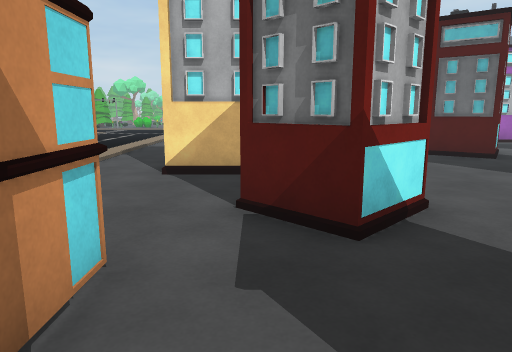
View 1 (above)

24 first-person views from a walk through a 3-D level made in the Unity game engine. The camera is 1.4 m above the floor, tilts 10° down and sees 70° across. The floor is counted in squares, 1 m on a side. Each view is taken from the middle of a square. On the plan, view 1 faces up. The plan holds only what a view shows up to about 16 squares ahead; the rest is blank. The place goes on beyond the plan. The player character is not drawn. Some surface patterns are stand-ins.

View 2
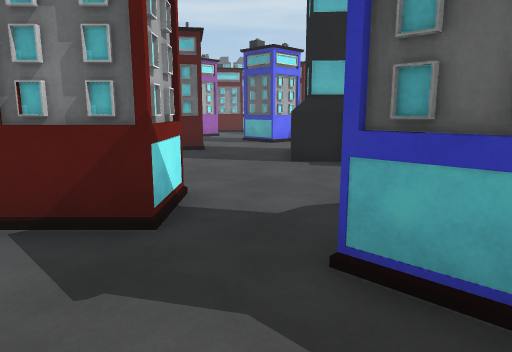

View 3
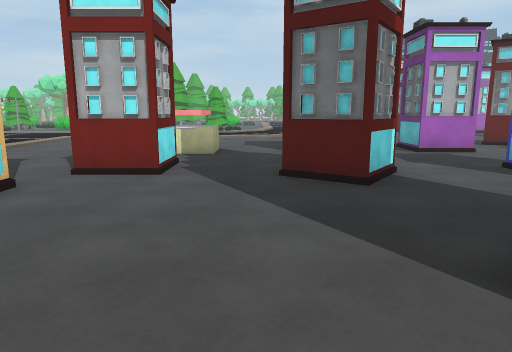

View 4
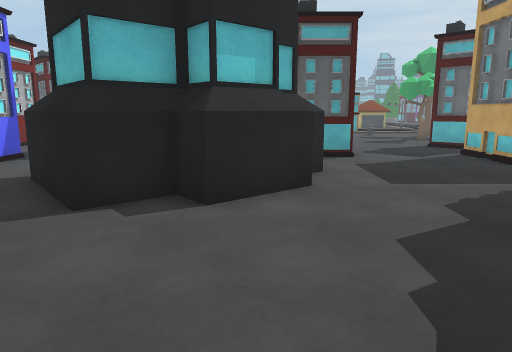

View 5
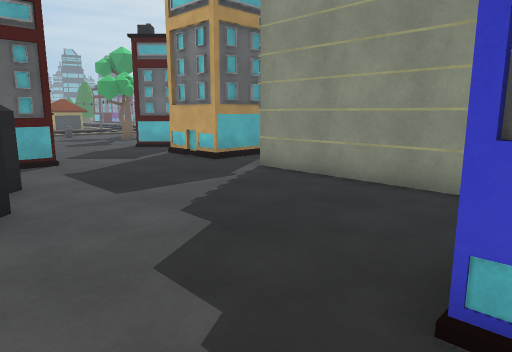

View 6
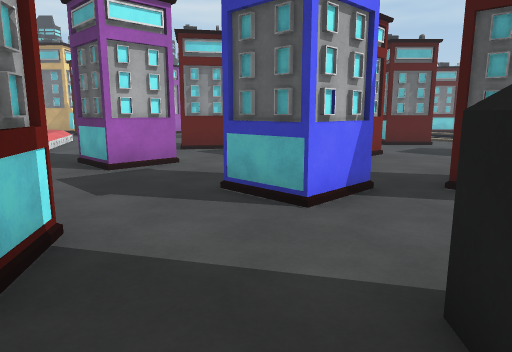

View 7
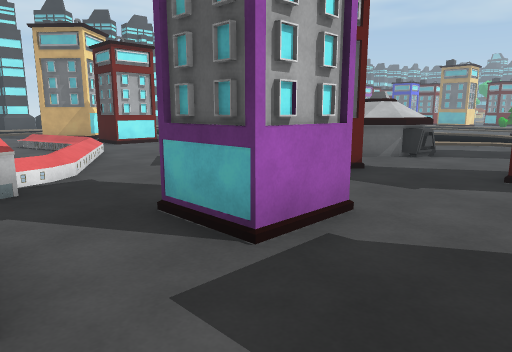

View 8
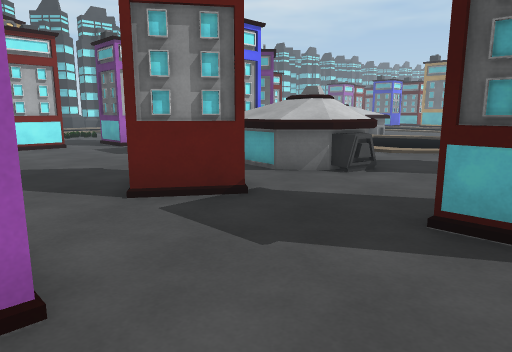

View 9
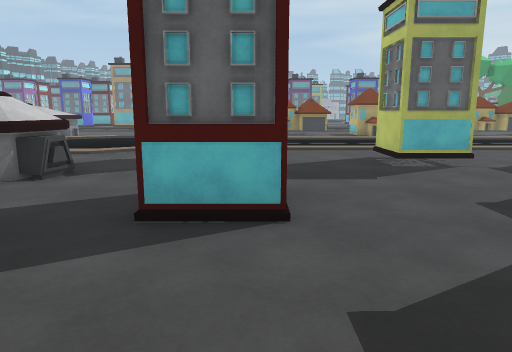

View 10
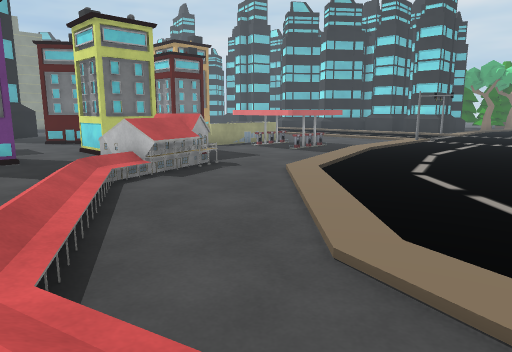

View 11
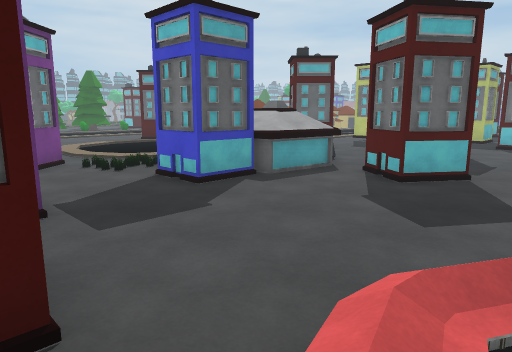

View 12
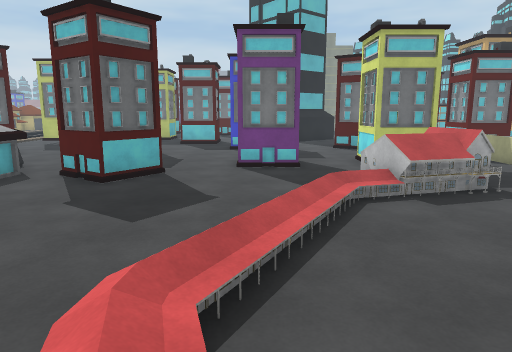

View 13
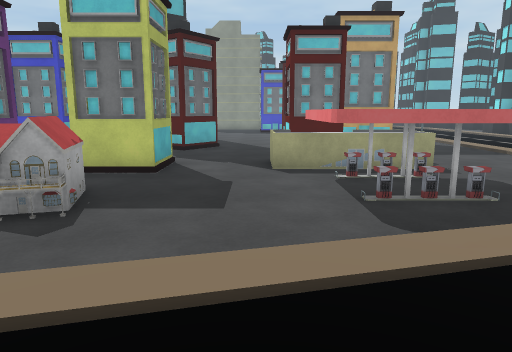

View 14
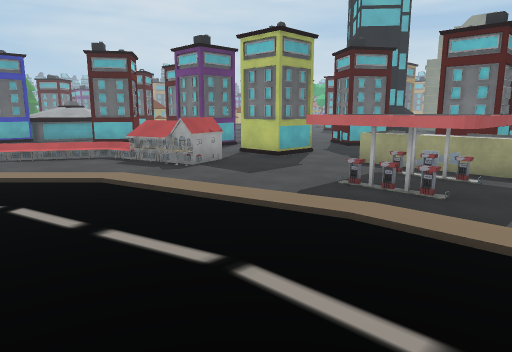

View 15
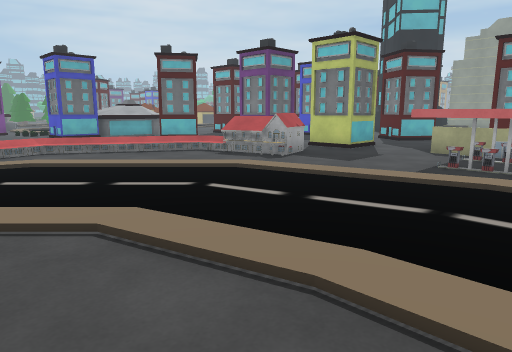

View 16
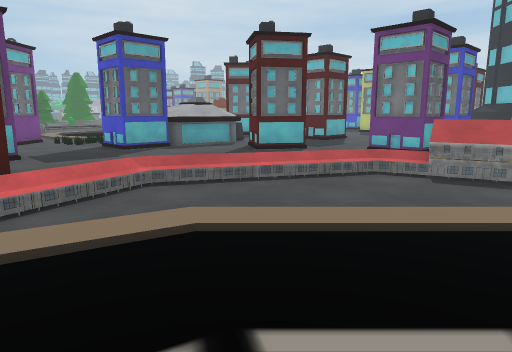

View 17
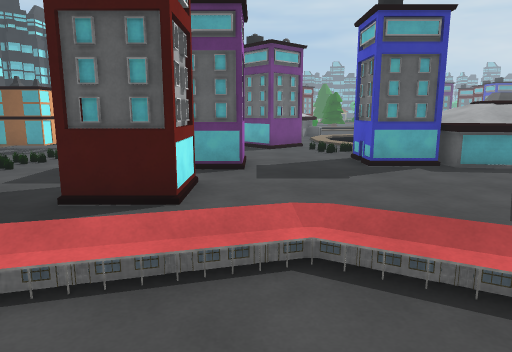

View 18
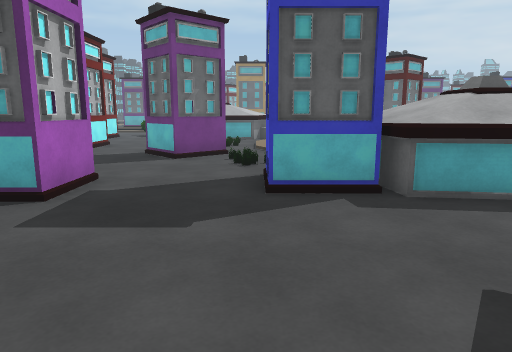

View 19
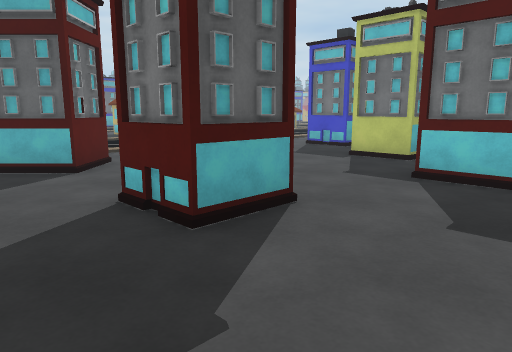

View 20
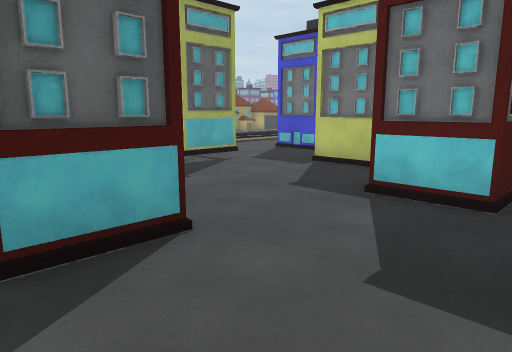

View 21
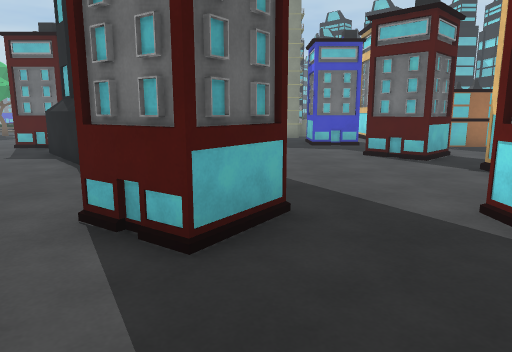

View 22
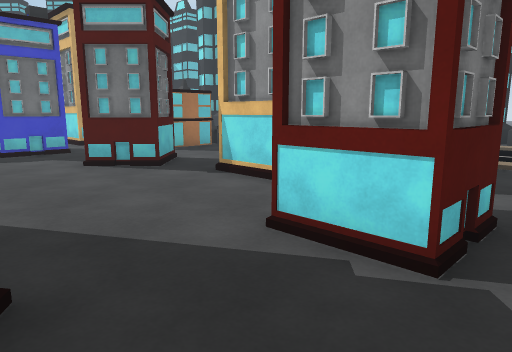

View 23
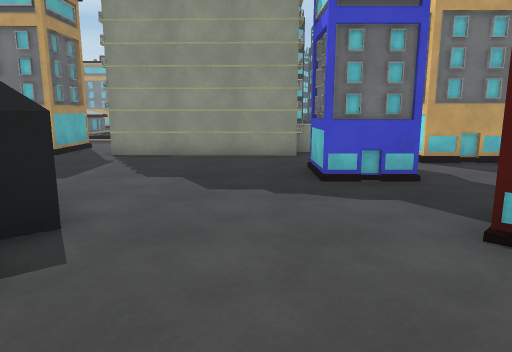

View 24
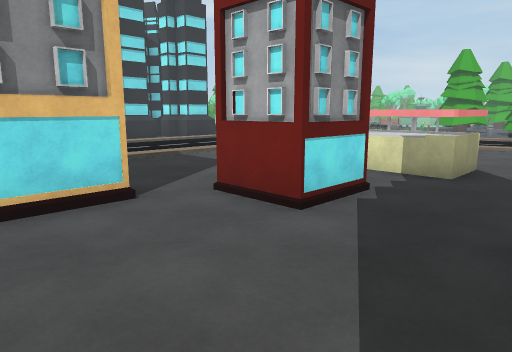

### Floor plan
Key: @ floor where view 1 was taken; # wall or solid block; . floor; / step, stairs or slope; = window, fence, low wall or low ledge; ^ raised ledge; B building; O other object.
Columns run from 2 left of view 1 to 29 right of it. Each row starts with its distance up from view 1.
 31  . ..   .       .O          .OO.
 30   ......... ..//.# O.O    ......
 29  .............//.OO..##....O..
 28 .............../.....OO....#
 27 ..............//..........O#O O
 26 ..............O/...........O...
 25 ............./O.......OO.O...//
 24 .............//......O  .. /...
 23 ...........=//.......O#O
 22  .OOO....=^^/........OOOO
 21  .OOOO...=^^......#..OOO    ...
 20  .O  O...........##OOOOO  /....
 19 ..OOOO...........O#O.OOOO./...
 18 ..OOOO...##..##.......O..../.
 17 ..OOOO...#O..O#.............
 16 ..OOOO...................#O
 15 ..  ...............##...O#
 14 ...#OO.............#O....#
 13 ...O O..O#O..O#O............
 12 ...#OO..O##..O# ...............
 11 OOO......#....#O...............
 10 O O.............O#O.....O#.....
  9   O............ O  .....##
  8 OOO........##..    .....OO
  7 ..........####..   O#O.....
  6 ...#O.....#  #^..  O  ......
  5 ..##O.....#   ##.      O#O...
  4 ...#......##   #..     O
  3 BB.........### OOO
  2 BB..OO.........O
  1   ..# O........O
  0  .@.O O..............
 -1 ###.  .................
 -2   #  ..................
 -3   O  .######B.###.OO..
 -4      B#      .#   #
 -5              .O

Where each view was taken, in squares from view 1:
view 1: 0 up, 0 right, facing up
view 2: 0 up, 1 left, facing up-right
view 3: 4 up, 5 right, facing up
view 4: 4 up, 2 right, facing right
view 5: 4 up, 3 right, facing down-right
view 6: 8 up, 7 right, facing up-right
view 7: 14 up, 8 right, facing up-right
view 8: 14 up, 12 right, facing up-right
view 9: 14 up, 12 right, facing right
view 10: 30 up, 13 right, facing down-left
view 11: 30 up, 12 right, facing down-right
view 12: 30 up, 12 right, facing down
view 13: 27 up, 4 right, facing down
view 14: 28 up, 2 left, facing down-right
view 15: 31 up, 1 left, facing down-right
view 16: 31 up, 6 right, facing down-right
view 17: 28 up, 9 right, facing right
view 18: 25 up, 13 right, facing right
view 19: 18 up, 13 right, facing down-right
view 20: 16 up, 13 right, facing down-right
view 21: 17 up, 6 right, facing down
view 22: 15 up, 6 right, facing down-left
view 23: 9 up, 5 right, facing down
view 24: 8 up, 6 right, facing up-left
